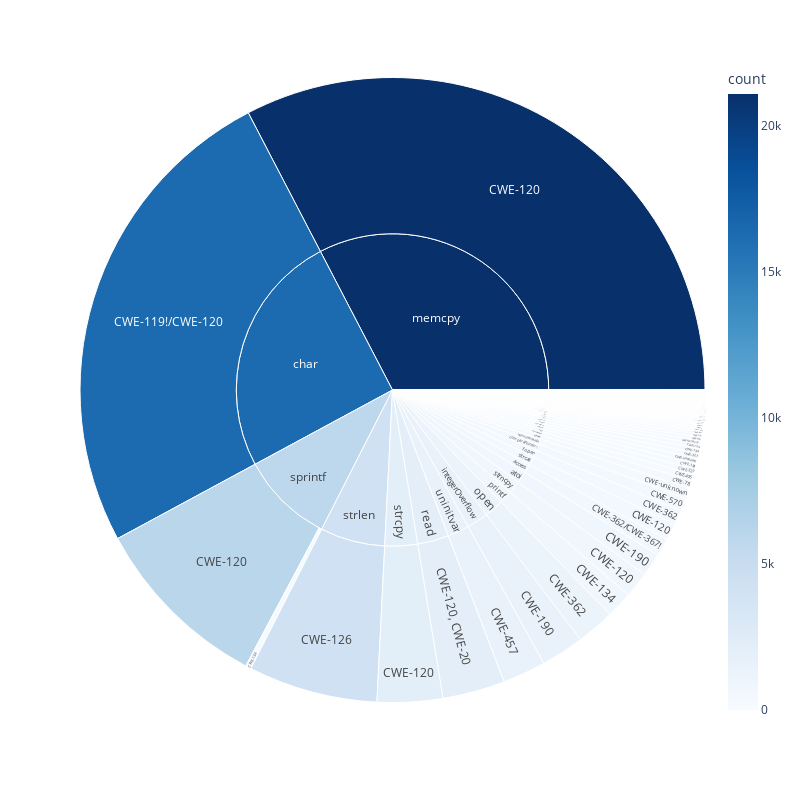

Notebook cell for this chart:
### Markdown cell above
### Plotting subburset plot from the frequency of category, name and cwe types.

### Code cell
dfplt = dfs[['category', 'name', 'cwe']].groupby(['category', 'name', 'cwe'], group_keys=False).size().reset_index(name='count')

dfplt['category'] = dfplt.apply(lambda row: row['category'] 
if row['category']==row['name'] or row['name']=='-' 
else row['name'], axis=1)
dfplt = dfplt.drop(labels=['name'], axis=1)

fig = px.sunburst(dfplt, 
    path=['category', 'cwe'], 
    values='count', 
    color_continuous_scale='Blues',
    color='count',
)
# fig.write_image("figure/vul_statistics.pdf")
# fig.update_traces(hovertemplate='%{label}<br>%{customdata}')
fig.update_layout(
    autosize=False,
    width=800,
    height=800,)
fig.show()
# save the figure manually, the below code takes ages
# fig.write_image("../figure/vul_statistics.pdf")

### Figure 1 — Plotly figure (JSON) as saved in the notebook; plotly's stock layout.template omitted (floating-point values rounded to 4 significant figures; data arrays with more than 128 entries replaced by an {"elided": "..."} marker saying what was removed)
{"data": [{"branchvalues": "total", "customdata": {"elided": "235x1 float values"}, "domain": {"x": [0, 1], "y": [0, 1]}, "hovertemplate": "labels=%{label}<br>count_sum=%{value}<br>parent=%{parent}<br>id=%{id}<br>count=%{color}<extra></extra>", "ids": {"elided": "235 str values"}, "labels": {"elided": "235 str values"}, "marker": {"coloraxis": "coloraxis", "colors": {"elided": "235 float values"}}, "name": "", "parents": {"elided": "235 str values"}, "type": "sunburst", "values": {"elided": "235 int values"}}], "layout": {"autosize": false, "coloraxis": {"colorbar": {"title": {"text": "count"}}, "colorscale": [[0, "rgb(247,251,255)"], [0.125, "rgb(222,235,247)"], [0.25, "rgb(198,219,239)"], [0.375, "rgb(158,202,225)"], [0.5, "rgb(107,174,214)"], [0.625, "rgb(66,146,198)"], [0.75, "rgb(33,113,181)"], [0.875, "rgb(8,81,156)"], [1, "rgb(8,48,107)"]]}, "height": 800, "legend": {"tracegroupgap": 0}, "margin": {"t": 60}, "width": 800}}
